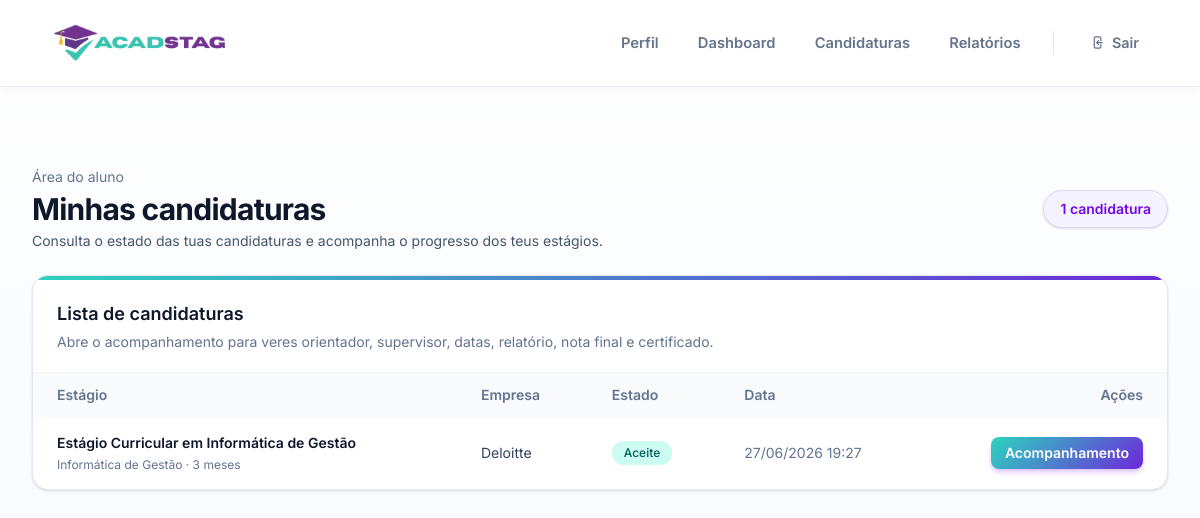
Page /candidaturas/minhas/ (signed in) on the committed database.
### candidaturas/models.py (models this page shows, shortened)
class Candidatura(models.Model):
    class Status(models.TextChoices):
        SUBMETIDA = "SUBMETIDA", "Submetida"
        ACEITE = "ACEITE", "Aceite"
        REJEITADA = "REJEITADA", "Rejeitada"
    aluno = models.ForeignKey(
        User,
        on_delete=models.CASCADE,
        related_name="candidaturas",
        limit_choices_to={"role": "ALUNO"},
    )
    estagio = models.ForeignKey(
        Estagio,
        on_delete=models.CASCADE,
        related_name="candidaturas",
    )
    cv = models.FileField(
        upload_to=upload_cv_path,
        validators=[FileExtensionValidator(allowed_extensions=["pdf"])],
        null=True,
        blank=True,
    )
    comprovativo_frequencia = models.FileField(
        upload_to=upload_comprovativo_path,
        validators=[FileExtensionValidator(allowed_extensions=["pdf"])],
        null=True,
        blank=True,
    )
    status = models.CharField(
        max_length=20,
        choices=Status.choices,
        default=Status.SUBMETIDA,
    )
    data_candidatura = models.DateTimeField(auto_now_add=True)
    class Meta:
        unique_together = ("aluno", "estagio")
        ordering = ["-data_candidatura"]

### estagios/models.py (models this page shows, shortened)
class Estagio(models.Model):
    titulo = models.CharField(max_length=200)
    descricao = models.TextField()
    area = models.CharField(max_length=100)
    duracao_meses = models.PositiveIntegerField(
        validators=[
            MinValueValidator(1),
            MaxValueValidator(12),
        ]
    )
    ativo = models.BooleanField(default=True)
    data_criacao = models.DateTimeField(auto_now_add=True)
    empresa = models.ForeignKey(
        Empresa,
        on_delete=models.CASCADE,
        related_name="estagios"
    )

### empresas/models.py (models this page shows, shortened)
class Empresa(models.Model):
    user = models.OneToOneField(
        User,
        on_delete=models.CASCADE,
        related_name="empresa",
        limit_choices_to={"role": "EMPRESA"},
    )
    nome = models.CharField(max_length=200)
    area = models.CharField(max_length=120, blank=True)
    contacto = models.CharField(max_length=120, blank=True)
    morada = models.CharField(max_length=200, blank=True)
    nif = models.CharField(max_length=20, blank=True)

### candidaturas/views.py (the view)
# urls.py: path("minhas/", views.minhas_candidaturas, name="minhas"),
@login_required
@role_required("ALUNO", message="Apenas alunos têm candidaturas.")
def minhas_candidaturas(request):
    candidaturas = (
        Candidatura.objects.filter(aluno=request.user)
        .select_related("estagio", "estagio__empresa")
        .order_by("-data_candidatura")
    )
    context = {
        "candidaturas": candidaturas,
    }
    return render(request, "candidaturas/minhas_candidaturas.html", context)

### templates/candidaturas/minhas_candidaturas.html
{% extends "base.html" %}
{% load status_tags %}
{% block content %}
<div class="max-w-7xl mx-auto py-8 space-y-6">
  <div class="flex flex-col md:flex-row md:items-center md:justify-between gap-4">
    <div>
      <p class="mb-1 text-sm text-slate-500">Área do aluno</p>
      <h1 class="text-3xl font-bold tracking-tight text-slate-900">Minhas candidaturas</h1>
      <p class="mt-1 text-sm text-slate-600">Consulta o estado das tuas candidaturas e acompanha o progresso dos teus estágios.</p>
    </div>
    <div class="inline-flex items-center rounded-full border border-violet-200 bg-violet-50 px-4 py-2 text-sm font-semibold text-violet-700 shadow-sm">
      {{ candidaturas|length }} candidatura{% if candidaturas|length != 1 %}s{% endif %}
    </div>
  </div>
  <div class="overflow-hidden rounded-2xl border border-slate-200 bg-white shadow-sm">
    <div style="height:4px;background:linear-gradient(90deg,#2dd4bf,#6d28d9)"></div>
    <div class="border-b border-slate-100 px-6 py-5">
      <h2 class="text-lg font-semibold text-slate-900">Lista de candidaturas</h2>
      <p class="mt-1 text-sm text-slate-500">Abre o acompanhamento para veres orientador, supervisor, datas, relatório, nota final e certificado.</p>
    </div>
    <div class="overflow-x-auto">
      <table class="min-w-full text-sm">
        <thead class="bg-slate-50 text-slate-500">
          <tr>
            <th class="px-6 py-3 text-left font-semibold">Estágio</th>
            <th class="px-6 py-3 text-left font-semibold">Empresa</th>
            <th class="px-6 py-3 text-left font-semibold">Estado</th>
            <th class="px-6 py-3 text-left font-semibold">Data</th>
            <th class="px-6 py-3 text-right font-semibold">Ações</th>
          </tr>
        </thead>
        <tbody class="divide-y divide-slate-100">
          {% for c in candidaturas %}
          <tr class="transition hover:bg-slate-50">
            <td class="px-6 py-4">
              <a href="{% url 'estagios:detail' c.estagio.id %}" class="font-semibold text-slate-900 transition hover:text-violet-700">{{ c.estagio.titulo }}</a>
              <div class="mt-1 text-xs text-slate-500">
                {{ c.estagio.area|default:"Área não definida" }}{% if c.estagio.duracao_meses %} · {{ c.estagio.duracao_meses }} meses{% endif %}
              </div>
            </td>
            <td class="px-6 py-4 text-slate-700">{{ c.estagio.empresa.nome }}</td>
            <td class="px-6 py-4">
              {% if c.status == "SUBMETIDA" %}
                <span class="inline-flex items-center rounded-full bg-amber-100 px-3 py-1 text-xs font-medium text-amber-800">Submetida</span>
              {% elif c.status == "ACEITE" and c.processo and not c.processo.validado_servicos_academicos %}
                <span class="inline-flex items-center rounded-full bg-violet-100 px-3 py-1 text-xs font-medium text-violet-800">A aguardar validação académica</span>
              {% elif c.status == "ACEITE" %}
                <span class="inline-flex items-center rounded-full bg-teal-100 px-3 py-1 text-xs font-medium text-teal-800">Aceite</span>
              {% elif c.status == "REJEITADA" %}
                <span class="inline-flex items-center rounded-full bg-rose-100 px-3 py-1 text-xs font-medium text-rose-800">Rejeitada</span>
              {% else %}
                <span class="inline-flex items-center rounded-full px-3 py-1 text-xs font-medium {{ c.status|status_badge }}">{{ c.status }}</span>
              {% endif %}
            </td>
            <td class="px-6 py-4 text-slate-500">{{ c.data_candidatura|date:"d/m/Y H:i" }}</td>
            <td class="px-6 py-4 text-right">
              <a href="{% url 'candidaturas:acompanhamento' c.id %}" style="background-image:linear-gradient(135deg,#2dd4bf,#6d28d9)" class="inline-flex items-center rounded-lg px-3.5 py-1.5 text-sm font-semibold text-white shadow-md shadow-violet-700/20 transition hover:-translate-y-0.5 hover:shadow-lg">Acompanhamento</a>
            </td>
          </tr>
          {% empty %}
          <tr>
            <td colspan="5" class="p-8">
              <div class="rounded-xl border border-amber-200 bg-amber-50 px-4 py-4 text-center text-sm text-amber-700">Ainda não tens candidaturas.</div>
            </td>
          </tr>
          {% endfor %}
        </tbody>
      </table>
    </div>
  </div>
</div>
{% endblock %}

### templates/base.html (style rules this page uses)
:root { --teal: #2DD4BF; --teal-dk: #14B8A6; --purple: #6D28D9; --purple-hover: #5B21B6; --purple-lt: #F3E8FF; --gold: #F59E0B; --ink: #0F172A; --ink-mid: #64748B; --surface: #F8FAFC; --border: #E2E8F0; }
*, *::before, *::after { box-sizing: border-box; }
body { margin: 0; font-family: 'Inter', sans-serif; background: linear-gradient(to bottom, #ffffff, var(--surface)); color: var(--ink); -webkit-font-smoothing: antialiased; }
a { transition: color .18s ease; }

### rows in the picture
Candidatura: estagio.titulo "Estágio Curricular em Informática de Gestão", estagio.area "Informática de Gestão", estagio.duracao_meses "3", estagio.empresa.nome "Deloitte", status "Aceite", data_candidatura "27/06/2026 19:27"

### other values in the picture
{{ candidaturas|length }} "1"
